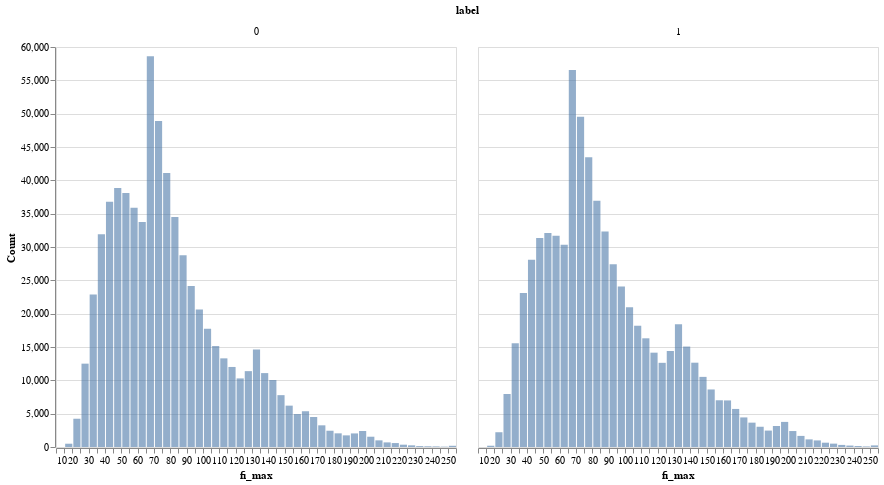

Here is the notebook cell this chart was saved with:
### Code cell
chart = alt.Chart(df).mark_bar(opacity=0.6).encode(
    alt.X('fi_max:Q', bin=alt.Bin(maxbins=100), title='fi_max'),
    alt.Y('count()', title='Count'),
).properties(
    width=400,
    height=400
).facet(
    'label'
)

chart

### Figure 1 — Vega specification as saved in the notebook (floating-point values rounded to 4 significant figures)
{"$schema": "https://vega.github.io/schema/vega/v5.json", "data": [{"name": "source_0", "values": [{"bin_maxbins_100_fi_max": 60.0, "bin_maxbins_100_fi_max_end": 65.0, "label": 0, "__count": 33753}, {"bin_maxbins_100_fi_max": 65.0, "bin_maxbins_100_fi_max_end": 70.0, "label": 0, "__count": 58624}, {"bin_maxbins_100_fi_max": 90.0, "bin_maxbins_100_fi_max_end": 95.0, "label": 1, "__count": 27402}, {"bin_maxbins_100_fi_max": 105.0, "bin_maxbins_100_fi_max_end": 110.0, "label": 1, "__count": 18189}, {"bin_maxbins_100_fi_max": 35.0, "bin_maxbins_100_fi_max_end": 40.0, "label": 1, "__count": 23104}, {"bin_maxbins_100_fi_max": 70.0, "bin_maxbins_100_fi_max_end": 75.0, "label": 1, "__count": 49532}, {"bin_maxbins_100_fi_max": 75.0, "bin_maxbins_100_fi_max_end": 80.0, "label": 0, "__count": 41100}, {"bin_maxbins_100_fi_max": 95.0, "bin_maxbins_100_fi_max_end": 100.0, "label": 0, "__count": 20642}, {"bin_maxbins_100_fi_max": 40.0, "bin_maxbins_100_fi_max_end": 45.0, "label": 1, "__count": 28087}, {"bin_maxbins_100_fi_max": 110.0, "bin_maxbins_100_fi_max_end": 115.0, "label": 1, "__count": 16303}, {"bin_maxbins_100_fi_max": 30.0, "bin_maxbins_100_fi_max_end": 35.0, "label": 0, "__count": 22888}, {"bin_maxbins_100_fi_max": 70.0, "bin_maxbins_100_fi_max_end": 75.0, "label": 0, "__count": 48886}, {"bin_maxbins_100_fi_max": 20.0, "bin_maxbins_100_fi_max_end": 25.0, "label": 0, "__count": 4239}, {"bin_maxbins_100_fi_max": 55.0, "bin_maxbins_100_fi_max_end": 60.0, "label": 0, "__count": 35869}, {"bin_maxbins_100_fi_max": 115.0, "bin_maxbins_100_fi_max_end": 120.0, "label": 1, "__count": 14151}, {"bin_maxbins_100_fi_max": 60.0, "bin_maxbins_100_fi_max_end": 65.0, "label": 1, "__count": 30341}, {"bin_maxbins_100_fi_max": 40.0, "bin_maxbins_100_fi_max_end": 45.0, "label": 0, "__count": 36776}, {"bin_maxbins_100_fi_max": 100.0, "bin_maxbins_100_fi_max_end": 105.0, "label": 1, "__count": 20954}, {"bin_maxbins_100_fi_max": 85.0, "bin_maxbins_100_fi_max_end": 90.0, "label": 0, "__count": 28766}, {"bin_maxbins_100_fi_max": 110.0, "bin_maxbins_100_fi_max_end": 115.0, "label": 0, "__count": 13296}, {"bin_maxbins_100_fi_max": 75.0, "bin_maxbins_100_fi_max_end": 80.0, "label": 1, "__count": 43452}, {"bin_maxbins_100_fi_max": 25.0, "bin_maxbins_100_fi_max_end": 30.0, "label": 1, "__count": 7953}, {"bin_maxbins_100_fi_max": 65.0, "bin_maxbins_100_fi_max_end": 70.0, "label": 1, "__count": 56555}, {"bin_maxbins_100_fi_max": 125.0, "bin_maxbins_100_fi_max_end": 130.0, "label": 1, "__count": 14401}, {"bin_maxbins_100_fi_max": 145.0, "bin_maxbins_100_fi_max_end": 150.0, "label": 0, "__count": 7778}, {"bin_maxbins_100_fi_max": 140.0, "bin_maxbins_100_fi_max_end": 145.0, "label": 1, "__count": 12647}, {"bin_maxbins_100_fi_max": 165.0, "bin_maxbins_100_fi_max_end": 170.0, "label": 0, "__count": 4502}, {"bin_maxbins_100_fi_max": 50.0, "bin_maxbins_100_fi_max_end": 55.0, "label": 0, "__count": 38095}, {"bin_maxbins_100_fi_max": 135.0, "bin_maxbins_100_fi_max_end": 140.0, "label": 1, "__count": 15066}, {"bin_maxbins_100_fi_max": 80.0, "bin_maxbins_100_fi_max_end": 85.0, "label": 0, "__count": 34489}, {"bin_maxbins_100_fi_max": 35.0, "bin_maxbins_100_fi_max_end": 40.0, "label": 0, "__count": 31915}, {"bin_maxbins_100_fi_max": 30.0, "bin_maxbins_100_fi_max_end": 35.0, "label": 1, "__count": 15559}, {"bin_maxbins_100_fi_max": 50.0, "bin_maxbins_100_fi_max_end": 55.0, "label": 1, "__count": 32113}, {"bin_maxbins_100_fi_max": 85.0, "bin_maxbins_100_fi_max_end": 90.0, "label": 1, "__count": 32327}, {"bin_maxbins_100_fi_max": 95.0, "bin_maxbins_100_fi_max_end": 100.0, "label": 1, "__count": 24068}, {"bin_maxbins_100_fi_max": 55.0, "bin_maxbins_100_fi_max_end": 60.0, "label": 1, "__count": 31689}, {"bin_maxbins_100_fi_max": 90.0, "bin_maxbins_100_fi_max_end": 95.0, "label": 0, "__count": 24141}, {"bin_maxbins_100_fi_max": 160.0, "bin_maxbins_100_fi_max_end": 165.0, "label": 0, "__count": 5363}, {"bin_maxbins_100_fi_max": 80.0, "bin_maxbins_100_fi_max_end": 85.0, "label": 1, "__count": 36949}, {"bin_maxbins_100_fi_max": 45.0, "bin_maxbins_100_fi_max_end": 50.0, "label": 0, "__count": 38856}, {"bin_maxbins_100_fi_max": 200.0, "bin_maxbins_100_fi_max_end": 205.0, "label": 1, "__count": 2395}, {"bin_maxbins_100_fi_max": 100.0, "bin_maxbins_100_fi_max_end": 105.0, "label": 0, "__count": 17748}, {"bin_maxbins_100_fi_max": 195.0, "bin_maxbins_100_fi_max_end": 200.0, "label": 1, "__count": 3765}, {"bin_maxbins_100_fi_max": 125.0, "bin_maxbins_100_fi_max_end": 130.0, "label": 0, "__count": 11380}, {"bin_maxbins_100_fi_max": 135.0, "bin_maxbins_100_fi_max_end": 140.0, "label": 0, "__count": 11086}, {"bin_maxbins_100_fi_max": 150.0, "bin_maxbins_100_fi_max_end": 155.0, "label": 1, "__count": 8630}, {"bin_maxbins_100_fi_max": 145.0, "bin_maxbins_100_fi_max_end": 150.0, "label": 1, "__count": 10518}, {"bin_maxbins_100_fi_max": 155.0, "bin_maxbins_100_fi_max_end": 160.0, "label": 0, "__count": 4943}, {"bin_maxbins_100_fi_max": 130.0, "bin_maxbins_100_fi_max_end": 135.0, "label": 1, "__count": 18416}, {"bin_maxbins_100_fi_max": 25.0, "bin_maxbins_100_fi_max_end": 30.0, "label": 0, "__count": 12502}, {"bin_maxbins_100_fi_max": 105.0, "bin_maxbins_100_fi_max_end": 110.0, "label": 0, "__count": 15144}, {"bin_maxbins_100_fi_max": 130.0, "bin_maxbins_100_fi_max_end": 135.0, "label": 0, "__count": 14612}, {"bin_maxbins_100_fi_max": 160.0, "bin_maxbins_100_fi_max_end": 165.0, "label": 1, "__count": 6987}, {"bin_maxbins_100_fi_max": 120.0, "bin_maxbins_100_fi_max_end": 125.0, "label": 0, "__count": 10288}, {"bin_maxbins_100_fi_max": 155.0, "bin_maxbins_100_fi_max_end": 160.0, "label": 1, "__count": 7009}, {"bin_maxbins_100_fi_max": 140.0, "bin_maxbins_100_fi_max_end": 145.0, "label": 0, "__count": 10052}, {"bin_maxbins_100_fi_max": 115.0, "bin_maxbins_100_fi_max_end": 120.0, "label": 0, "__count": 12006}, {"bin_maxbins_100_fi_max": 45.0, "bin_maxbins_100_fi_max_end": 50.0, "label": 1, "__count": 31340}, {"bin_maxbins_100_fi_max": 120.0, "bin_maxbins_100_fi_max_end": 125.0, "label": 1, "__count": 12626}, {"bin_maxbins_100_fi_max": 220.0, "bin_maxbins_100_fi_max_end": 225.0, "label": 1, "__count": 645}, {"bin_maxbins_100_fi_max": 205.0, "bin_maxbins_100_fi_max_end": 210.0, "label": 1, "__count": 1664}, {"bin_maxbins_100_fi_max": 180.0, "bin_maxbins_100_fi_max_end": 185.0, "label": 0, "__count": 2051}, {"bin_maxbins_100_fi_max": 185.0, "bin_maxbins_100_fi_max_end": 190.0, "label": 0, "__count": 1745}, {"bin_maxbins_100_fi_max": 230.0, "bin_maxbins_100_fi_max_end": 235.0, "label": 0, "__count": 134}, {"bin_maxbins_100_fi_max": 165.0, "bin_maxbins_100_fi_max_end": 170.0, "label": 1, "__count": 5709}, {"bin_maxbins_100_fi_max": 185.0, "bin_maxbins_100_fi_max_end": 190.0, "label": 1, "__count": 2462}, {"bin_maxbins_100_fi_max": 215.0, "bin_maxbins_100_fi_max_end": 220.0, "label": 1, "__count": 988}, {"bin_maxbins_100_fi_max": 190.0, "bin_maxbins_100_fi_max_end": 195.0, "label": 0, "__count": 2038}, {"bin_maxbins_100_fi_max": 215.0, "bin_maxbins_100_fi_max_end": 220.0, "label": 0, "__count": 591}, {"bin_maxbins_100_fi_max": 170.0, "bin_maxbins_100_fi_max_end": 175.0, "label": 0, "__count": 3252}, {"bin_maxbins_100_fi_max": 205.0, "bin_maxbins_100_fi_max_end": 210.0, "label": 0, "__count": 996}, {"bin_maxbins_100_fi_max": 180.0, "bin_maxbins_100_fi_max_end": 185.0, "label": 1, "__count": 3038}, {"bin_maxbins_100_fi_max": 190.0, "bin_maxbins_100_fi_max_end": 195.0, "label": 1, "__count": 3150}, {"bin_maxbins_100_fi_max": 20.0, "bin_maxbins_100_fi_max_end": 25.0, "label": 1, "__count": 2215}, {"bin_maxbins_100_fi_max": 170.0, "bin_maxbins_100_fi_max_end": 175.0, "label": 1, "__count": 4437}, {"bin_maxbins_100_fi_max": 150.0, "bin_maxbins_100_fi_max_end": 155.0, "label": 0, "__count": 6203}, {"bin_maxbins_100_fi_max": 175.0, "bin_maxbins_100_fi_max_end": 180.0, "label": 1, "__count": 3654}, {"bin_maxbins_100_fi_max": 250.0, "bin_maxbins_100_fi_max_end": 255.0, "label": 1, "__count": 242}, {"bin_maxbins_100_fi_max": 175.0, "bin_maxbins_100_fi_max_end": 180.0, "label": 0, "__count": 2440}, {"bin_maxbins_100_fi_max": 230.0, "bin_maxbins_100_fi_max_end": 235.0, "label": 1, "__count": 313}, {"bin_maxbins_100_fi_max": 200.0, "bin_maxbins_100_fi_max_end": 205.0, "label": 0, "__count": 1542}, {"bin_maxbins_100_fi_max": 225.0, "bin_maxbins_100_fi_max_end": 230.0, "label": 0, "__count": 249}, {"bin_maxbins_100_fi_max": 195.0, "bin_maxbins_100_fi_max_end": 200.0, "label": 0, "__count": 2401}, {"bin_maxbins_100_fi_max": 210.0, "bin_maxbins_100_fi_max_end": 215.0, "label": 0, "__count": 690}, {"bin_maxbins_100_fi_max": 15.0, "bin_maxbins_100_fi_max_end": 20.0, "label": 0, "__count": 492}, {"bin_maxbins_100_fi_max": 245.0, "bin_maxbins_100_fi_max_end": 250.0, "label": 1, "__count": 81}, {"bin_maxbins_100_fi_max": 220.0, "bin_maxbins_100_fi_max_end": 225.0, "label": 0, "__count": 346}, {"bin_maxbins_100_fi_max": 250.0, "bin_maxbins_100_fi_max_end": 255.0, "label": 0, "__count": 182}, {"bin_maxbins_100_fi_max": 240.0, "bin_maxbins_100_fi_max_end": 245.0, "label": 1, "__count": 143}, {"bin_maxbins_100_fi_max": 210.0, "bin_maxbins_100_fi_max_end": 215.0, "label": 1, "__count": 1144}, {"bin_maxbins_100_fi_max": 225.0, "bin_maxbins_100_fi_max_end": 230.0, "label": 1, "__count": 503}, {"bin_maxbins_100_fi_max": 15.0, "bin_maxbins_100_fi_max_end": 20.0, "label": 1, "__count": 190}, {"bin_maxbins_100_fi_max": 235.0, "bin_maxbins_100_fi_max_end": 240.0, "label": 0, "__count": 105}, {"bin_maxbins_100_fi_max": 245.0, "bin_maxbins_100_fi_max_end": 250.0, "label": 0, "__count": 52}, {"bin_maxbins_100_fi_max": 235.0, "bin_maxbins_100_fi_max_end": 240.0, "label": 1, "__count": 214}, {"bin_maxbins_100_fi_max": 240.0, "bin_maxbins_100_fi_max_end": 245.0, "label": 0, "__count": 88}, {"bin_maxbins_100_fi_max": 10.0, "bin_maxbins_100_fi_max_end": 15.0, "label": 0, "__count": 4}, {"bin_maxbins_100_fi_max": 10.0, "bin_maxbins_100_fi_max_end": 15.0, "label": 1, "__count": 2}]}, {"name": "facet_domain"}, {"name": "facet_domain_row", "values": [{"data": 0.0}]}, {"name": "facet_domain_column", "values": [{"data": 0.0}, {"data": 1.0}]}, {"name": "source_0_y_domain___count", "values": [{"min": 2, "max": 58624}]}], "signals": [{"name": "child_bin_maxbins_100_fi_max_bins", "value": {"fields": ["fi_max"], "fname": "bin_fi_max", "start": 10.0, "step": 5.0, "stop": 255.0}}, {"name": "child_width", "value": 400}, {"name": "child_height", "value": 400}], "marks": [{"type": "group", "name": "facet-title", "title": {"text": "label", "style": "guide-title", "offset": 10}, "role": "column-title"}, {"type": "group", "name": "row_header", "from": {"data": "facet_domain_row"}, "encode": {"update": {"height": {"signal": "child_height"}}}, "axes": [{"scale": "y", "zindex": 0, "labelOverlap": true, "grid": false, "tickCount": {"signal": "ceil(child_height/40)"}, "orient": "left", "title": "Count"}], "role": "row-header"}, {"type": "group", "name": "column_footer", "from": {"data": "facet_domain_column"}, "encode": {"update": {"width": {"signal": "child_width"}}}, "axes": [{"scale": "x", "orient": "bottom", "grid": false, "labelOverlap": true, "tickCount": {"signal": "ceil(child_width/10)"}, "title": "fi_max", "labelFlush": true, "zindex": 0}], "role": "column-footer"}, {"type": "group", "name": "cell", "from": {"facet": {"data": "source_0", "name": "facet", "groupby": ["label"]}}, "sort": {"field": ["datum[\"label\"]"], "order": ["ascending"]}, "encode": {"update": {"height": {"signal": "child_height"}, "width": {"signal": "child_width"}}}, "marks": [{"type": "rect", "name": "child_marks", "from": {"data": "facet"}, "encode": {"update": {"fill": {"value": "#4c78a8"}, "y2": {"value": 0, "scale": "y"}, "x2": {"field": "bin_maxbins_100_fi_max", "scale": "x", "offset": {"signal": "0.5 + (abs(scale(\"x\", datum[\"bin_maxbins_100_fi_max_end\"]) - scale(\"x\", datum[\"bin_maxbins_100_fi_max\"])) < 0.25 ? -0.5 * (0.25 - (abs(scale(\"x\", datum[\"bin_maxbins_100_fi_max_end\"]) - scale(\"x\", datum[\"bin_maxbins_100_fi_max\"])))) : 0.5)"}}, "x": {"field": "bin_maxbins_100_fi_max_end", "scale": "x", "offset": {"signal": "0.5 + (abs(scale(\"x\", datum[\"bin_maxbins_100_fi_max_end\"]) - scale(\"x\", datum[\"bin_maxbins_100_fi_max\"])) < 0.25 ? 0.5 * (0.25 - (abs(scale(\"x\", datum[\"bin_maxbins_100_fi_max_end\"]) - scale(\"x\", datum[\"bin_maxbins_100_fi_max\"])))) : -0.5)"}}, "y": {"field": "__count", "scale": "y"}, "opacity": {"value": 0.6}}}, "style": ["bar"]}], "axes": [{"scale": "y", "orient": "left", "tickCount": {"signal": "ceil(child_height/40)"}, "aria": false, "domain": false, "maxExtent": 0, "gridScale": "x", "ticks": false, "zindex": 0, "labels": false, "grid": true, "minExtent": 0}], "title": {"text": {"signal": "format(parent[\"label\"], \"\")"}, "frame": "group", "offset": 10, "style": "guide-label"}, "style": "cell"}], "scales": [{"name": "x", "type": "linear", "domain": {"signal": "[child_bin_maxbins_100_fi_max_bins.start, child_bin_maxbins_100_fi_max_bins.stop]"}, "range": [0, {"signal": "child_width"}], "bins": {"signal": "child_bin_maxbins_100_fi_max_bins"}, "zero": false}, {"name": "y", "type": "linear", "domain": [{"signal": "(data(\"source_0_y_domain___count\")[0] || {}).min"}, {"signal": "(data(\"source_0_y_domain___count\")[0] || {}).max"}], "range": [{"signal": "child_height"}, 0], "zero": true, "nice": true}], "layout": {"padding": 20, "bounds": "full", "align": "all"}, "padding": 5, "background": "white"}
